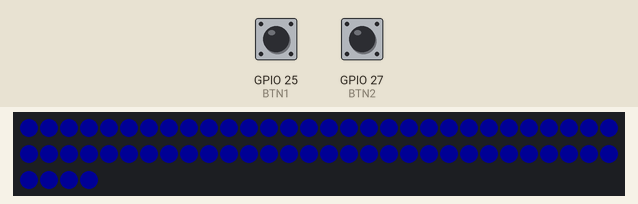
The sketch below on a simulated ESP32. Shown: 64 RGB LEDs in strip order, left to right, continuing on the next row. The inputs (shaded band) are chosen by the test bench; at power-on: GPIO 25 (BTN1) HIGH, GPIO 27 (BTN2) HIGH. Dim RGB values are drawn brighter than linear; what the sketch prints to the serial monitor is not drawn.

Above: at 0.1 s.
At 1.1 s:
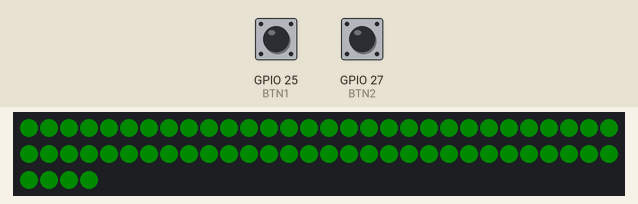
At 3.6 s:
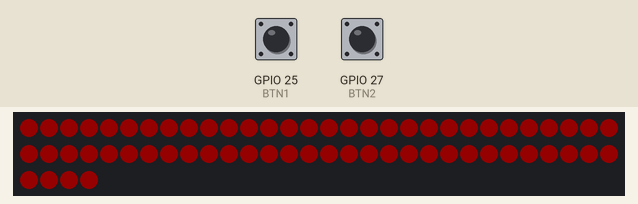
3.7 s: GPIO 25 (BTN1) pulled LOW for 0.15 s
4.4 s: GPIO 27 (BTN2) pulled LOW for 0.15 s
5.1 s: GPIO 27 (BTN2) pulled LOW for 1 s
Timing chart, 0 to 8.1 s (numbered marks = the images above; inputs shaded):
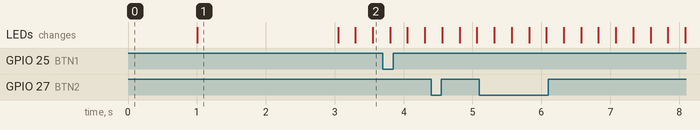

Measured:
- what the display in image 1 shows lasts 2.1 s, from 1.0 s to 3.1 s

The sketch:

Diagnostic_ECU.ino
```cpp
#include <SPI.h>
#include <mcp_can.h>
#include <FastLED.h>

#define CAN_CS 5

#define LED_PIN 4
#define NUM_LEDS 64

#define BTN1 25
#define BTN2 27

MCP_CAN CAN(CAN_CS);
CRGB leds[NUM_LEDS];

volatile int speed = 0;
volatile int rpm = 0;
volatile float battery = 12.6;

volatile int mode = 0;
volatile bool headlightOn = false;

volatile unsigned long lastMessageTime = 0;

// -------------------------
// CAN RECEIVE TASK
// -------------------------
void canTask(void *pvParameters)
{
  unsigned long rxId;
  unsigned char len;
  unsigned char buf[8];

  while (1)
  {
    if (CAN_MSGAVAIL == CAN.checkReceive())
    {
      CAN.readMsgBuf(&rxId, &len, buf);

      lastMessageTime = millis();

      if (rxId == 0x100)
      {
        speed = buf[0];
      }
      else if (rxId == 0x101)
      {
        rpm = (buf[0] << 8) | buf[1];
      }
      else if (rxId == 0x102)
      {
        battery = buf[0] / 10.0;
      }
    }

    vTaskDelay(10 / portTICK_PERIOD_MS);
  }
}

// -------------------------
// BUTTON TASK
// -------------------------
void buttonTask(void *pvParameters)
{
  bool lastBtn1 = HIGH;
  bool lastBtn2 = HIGH;

  pinMode(BTN1, INPUT_PULLUP);
  pinMode(BTN2, INPUT_PULLUP);

  while (1)
  {
    bool btn1 = digitalRead(BTN1);
    bool btn2 = digitalRead(BTN2);

    // Mode Cycle
    if (lastBtn1 == HIGH && btn1 == LOW)
    {
      mode++;

      if (mode > 4)
        mode = 0;

      Serial.print("MODE = ");
      Serial.println(mode);

      vTaskDelay(250 / portTICK_PERIOD_MS);
    }

    // Headlight Toggle
    if (lastBtn2 == HIGH && btn2 == LOW)
    {
      headlightOn = !headlightOn;

      unsigned char txBuf[1];

      if (headlightOn)
      {
        txBuf[0] = 1;
        CAN.sendMsgBuf(0x200, 0, 1, txBuf);

        Serial.println("HEADLIGHT ON");
      }
      else
      {
        txBuf[0] = 0;
        CAN.sendMsgBuf(0x200, 0, 1, txBuf);

        Serial.println("HEADLIGHT OFF");
      }

      vTaskDelay(250 / portTICK_PERIOD_MS);
    }

    lastBtn1 = btn1;
    lastBtn2 = btn2;

    vTaskDelay(20 / portTICK_PERIOD_MS);
  }
}

// -------------------------
// RGB TASK
// -------------------------
void rgbTask(void *pvParameters)
{
  while (1)
  {
    if (millis() - lastMessageTime > 2000)
    {
      static bool flash = false;

      flash = !flash;

      fill_solid(
          leds,
          NUM_LEDS,
          flash ? CRGB::Red : CRGB::Black);

      FastLED.show();

      vTaskDelay(250 / portTICK_PERIOD_MS);

      continue;
    }

    if (headlightOn)
    {
      fill_solid(leds, NUM_LEDS, CRGB::White);
    }
    else
    {
      switch (mode)
      {
        case 0:

          if (battery < 11.5)
          {
            fill_solid(leds, NUM_LEDS, CRGB::Blue);
          }
          else if (speed > 100)
          {
            fill_solid(leds, NUM_LEDS, CRGB::Red);
          }
          else if (speed > 80)
          {
            fill_solid(leds, NUM_LEDS, CRGB::Yellow);
          }
          else
          {
            fill_solid(leds, NUM_LEDS, CRGB::Green);
          }

          break;

        case 1:
          fill_solid(leds, NUM_LEDS, CRGB::Orange);
          break;

        case 2:
          fill_solid(leds, NUM_LEDS, CRGB::Purple);
          break;

        case 3:
          fill_solid(leds, NUM_LEDS, CRGB::Blue);
          break;

        case 4:
          fill_solid(leds, NUM_LEDS, CRGB::Cyan);
          break;
      }
    }

    FastLED.show();

    vTaskDelay(100 / portTICK_PERIOD_MS);
  }
}

void setup()
{
  Serial.begin(115200);

  while (CAN.begin(MCP_ANY, CAN_125KBPS, MCP_8MHZ) != CAN_OK)
  {
    Serial.println("CAN Init Failed");
    delay(1000);
  }

  Serial.println("Diagnostic ECU RTOS Ready");

  CAN.setMode(MCP_NORMAL);

  FastLED.addLeds<WS2812B, LED_PIN, GRB>(leds, NUM_LEDS);
  FastLED.setBrightness(20);

  fill_solid(leds, NUM_LEDS, CRGB::Blue);
  FastLED.show();

  delay(1000);

  FastLED.clear();
  FastLED.show();

  lastMessageTime = millis();

  xTaskCreatePinnedToCore(
      canTask,
      "CAN Task",
      4096,
      NULL,
      2,
      NULL,
      0);

  xTaskCreatePinnedToCore(
      buttonTask,
      "Button Task",
      2048,
      NULL,
      2,
      NULL,
      1);

  xTaskCreatePinnedToCore(
      rgbTask,
      "RGB Task",
      4096,
      NULL,
      1,
      NULL,
      1);
}

void loop()
{
  // RTOS handles everything
}
```
